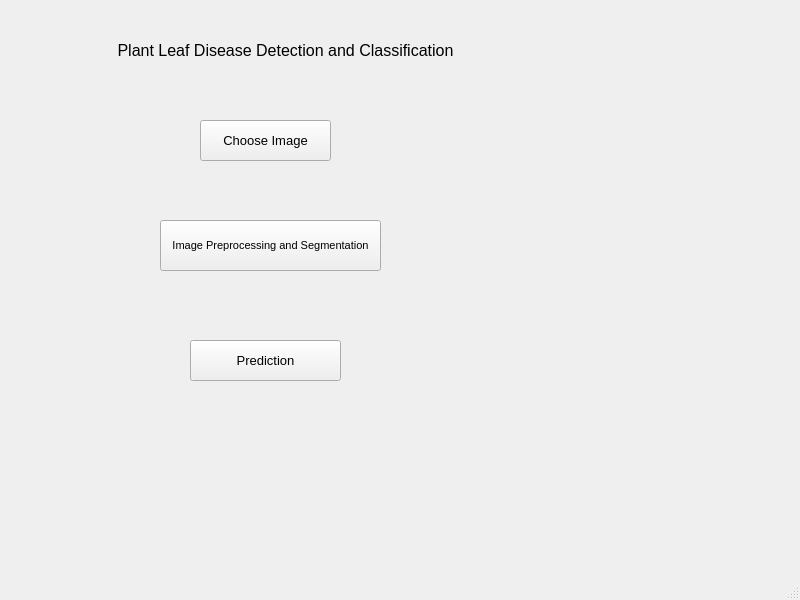
<?xml version="1.0" encoding="UTF-8"?>
<ui version="4.0">
 <class>MainWindow</class>
 <widget class="QMainWindow" name="MainWindow">
  <property name="geometry">
   <rect>
    <x>0</x>
    <y>0</y>
    <width>800</width>
    <height>600</height>
   </rect>
  </property>
  <property name="font">
   <font>
    <pointsize>12</pointsize>
   </font>
  </property>
  <property name="windowTitle">
   <string>MainWindow</string>
  </property>
  <widget class="QWidget" name="centralwidget">
   <widget class="QPushButton" name="pushButton">
    <property name="geometry">
     <rect>
      <x>200</x>
      <y>120</y>
      <width>131</width>
      <height>41</height>
     </rect>
    </property>
    <property name="font">
     <font>
      <pointsize>10</pointsize>
     </font>
    </property>
    <property name="text">
     <string>Choose Image</string>
    </property>
   </widget>
   <widget class="QPushButton" name="pushButton_2">
    <property name="geometry">
     <rect>
      <x>160</x>
      <y>220</y>
      <width>221</width>
      <height>51</height>
     </rect>
    </property>
    <property name="font">
     <font>
      <pointsize>8</pointsize>
     </font>
    </property>
    <property name="text">
     <string>Image Preprocessing and Segmentation</string>
    </property>
   </widget>
   <widget class="QPushButton" name="pushButton_3">
    <property name="geometry">
     <rect>
      <x>190</x>
      <y>340</y>
      <width>151</width>
      <height>41</height>
     </rect>
    </property>
    <property name="font">
     <font>
      <pointsize>10</pointsize>
     </font>
    </property>
    <property name="text">
     <string>Prediction</string>
    </property>
   </widget>
   <widget class="QLabel" name="label">
    <property name="geometry">
     <rect>
      <x>110</x>
      <y>30</y>
      <width>351</width>
      <height>41</height>
     </rect>
    </property>
    <property name="text">
     <string>Plant Leaf Disease Detection and Classification</string>
    </property>
    <property name="textFormat">
     <enum>Qt::AutoText</enum>
    </property>
    <property name="alignment">
     <set>Qt::AlignCenter</set>
    </property>
    <property name="textInteractionFlags">
     <set>Qt::LinksAccessibleByMouse</set>
    </property>
   </widget>
  </widget>
  <widget class="QMenuBar" name="menubar">
   <property name="geometry">
    <rect>
     <x>0</x>
     <y>0</y>
     <width>800</width>
     <height>27</height>
    </rect>
   </property>
  </widget>
  <widget class="QStatusBar" name="statusbar"/>
 </widget>
 <resources/>
 <connections/>
</ui>
